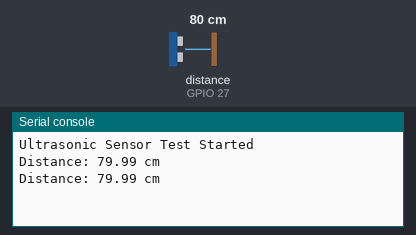
Recording of a program running on a simulated ESP32 board running MicroPython. Shown: the last lines printed to the serial console. The inputs (shaded band) are chosen by the test bench; at power-on: distance to the obstacle (sensor on GPIO 27) 80 cm. The echo pulse lasts 58.3 µs per cm.

Above: at 1.2 s.
1.3 s: distance to the obstacle (sensor on GPIO 27) set to 2 cm
At 2.6 s:
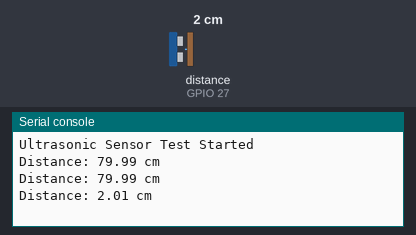
2.8 s: distance to the obstacle (sensor on GPIO 27) set to 4 cm
At 3.8 s:
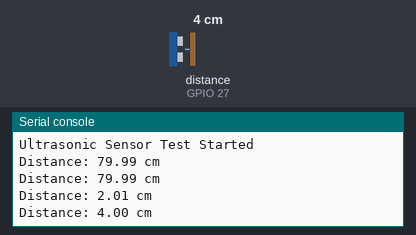
Timing chart, 0 to 5.8 s (numbered marks = the images above; inputs shaded):
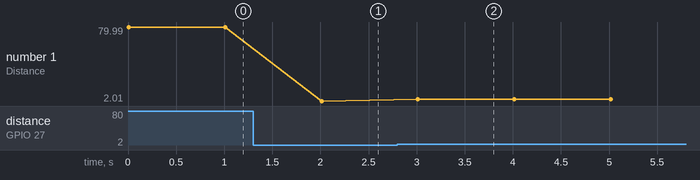

The program:

Ultrasonic_Testcode.py
```python
from machine import Pin, time_pulse_us
import time

# Pin configuration
TRIG = Pin(26, Pin.OUT)
ECHO = Pin(27, Pin.IN)

def get_distance():
    # Send trigger pulse
    TRIG.off()
    time.sleep_us(2)
    TRIG.on()
    time.sleep_us(10)
    TRIG.off()

    # Measure echo pulse duration
    duration = time_pulse_us(ECHO, 1, 30000)  # timeout 30ms

    # If no object detected
    if duration < 0:
        return None

    # Distance calculation (cm)
    distance = (duration * 0.0343) / 2
    return distance

print("Ultrasonic Sensor Test Started")

while True:
    dist = get_distance()
    if dist:
        print("Distance: {:.2f} cm".format(dist))
    else:
        print("Out of range")

    time.sleep(1)
```

Measured:
- after the input at 1.3 s, the serial console: prints a new line after 0.71 s (image 1)
- after the input at 2.8 s, the serial console: prints a new line after 0.21 s (image 2)
- plotted number 1: 79.99 → 2.01 after the input at 1.3 s, 2.01 → 4 after the input at 2.8 s
